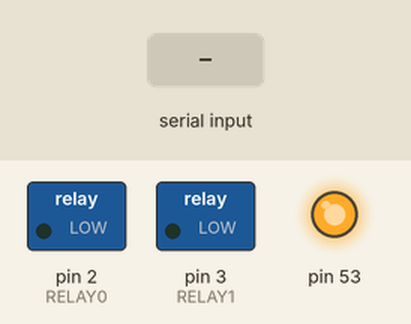
Simulated run of this sketch. Board: Arduino Mega 2560, built with avr-gcc and run on an emulated ATmega2560. Parts: switched loads named in the sketch (green lamp = pin HIGH), output pins drawn as LEDs (lit = HIGH). The inputs (shaded band) are chosen by the test bench. Pins used as bus, display or sensor lines are not drawn.

Above: at 1.2 s.
1.3 s: "r\n" received over Serial
At 2.2 s:
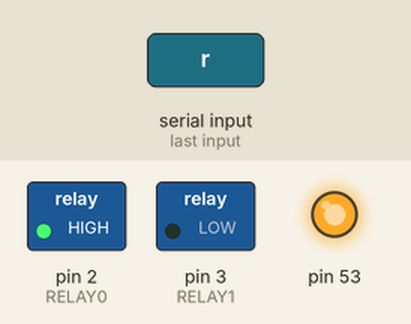
2.8 s: byte 82 ('R') received over Serial
At 3.4 s:
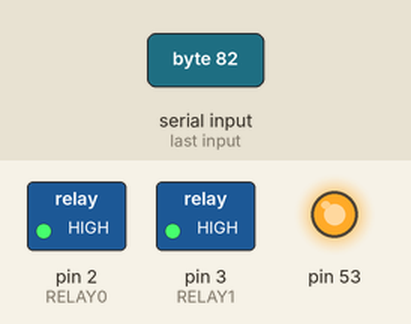
4.3 s: byte 113 ('q') received over Serial
At 5.7 s:
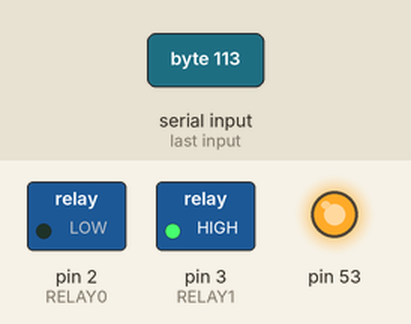
Timing chart, 0 to 7.3 s (numbered marks = the images above; inputs shaded):
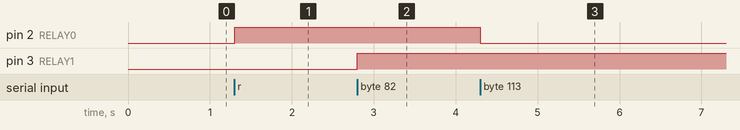

Measured:
- after the input at 1.3 s, pin 2 (RELAY0): LOW → HIGH at once
- after the input at 2.8 s, pin 3 (RELAY1): LOW → HIGH at once
- after the input at 4.3 s, pin 2 (RELAY0): HIGH → LOW at once

The sketch:

Target_making_machine.ino
```cpp
#include <SPI.h>

// for SPI communication with MAX31856 devices
const int CS0 = 16;
const int CS1 = 17;
const int DRDY0 = 22;
const int DRDY1 = 20;
const int FAULT0 = 23;
const int FAULT1 = 21;
const int SPI_speed = 5000*1000;
const int SPI_MODE = SPI_MODE3;

// for controlling the CPC40055ST relays
const int RELAY0 = 2;
const int RELAY1 = 3;

void setup() {
  Serial.begin(115200);
  SPI.begin();

  // initalize the data ready, chip select, fault, and relay pins
  pinMode(CS0, OUTPUT);
  pinMode(CS1, OUTPUT);
  pinMode(DRDY0, INPUT);
  pinMode(DRDY1, INPUT);
  pinMode(FAULT0, INPUT);
  pinMode(FAULT1, INPUT);
  pinMode(RELAY0, OUTPUT);
  pinMode(RELAY1, OUTPUT);

  // set the active-low chip-select pins to high
  digitalWrite(CS0, HIGH);
  digitalWrite(CS1, HIGH);

  // default relays to closed
  digitalWrite(RELAY0, LOW);
  digitalWrite(RELAY1, LOW);
}

void loop() {
}

void serialEvent()
{
  while (Serial.available() > 0) {
    char cmd = Serial.read();

    switch (cmd) {
      // read thermocouple temperature
      case 't':
        read_SPI(CS0, 0x0c, 3);
        break;
      case 'T':
        read_SPI(CS1, 0x0c, 3);
        break;

      // read cold junction temperature
      case 'j':
        read_SPI(CS0, 0x0a, 2);
        break;
      case 'J':
        read_SPI(CS1, 0x0a, 2);
        break;

      // read configuration registers
      case 'c':
        read_SPI(CS0, 0x00, 2);
        break;
      case 'C':
        read_SPI(CS1, 0x00, 2);
        break;

      // write configuration registers
      case 'w':
        write_SPI(CS0, 0x80, 2);
        break;
      case 'W':
        write_SPI(CS1, 0x80, 2);
        break;

      // check for fault conditions
      case 'f':
        fault_check();
        break;

      // relay on
      case 'r':
        digitalWrite(RELAY0, HIGH);
        break;
      case 'R':
        digitalWrite(RELAY1, HIGH);
        break;

      // relay off
      case 'q':
        digitalWrite(RELAY0, LOW);
        break;
      case 'Q':
        digitalWrite(RELAY1, LOW);
        break;
    }
  }
}

void fault_check()
{
  if (digitalRead(FAULT0) == HIGH)
    Serial.print("FAULT:0 ");
  else
    Serial.print("OK:0 ");
  if (digitalRead(FAULT1) == HIGH)
    Serial.print("FAULT:1");
  else
    Serial.print("OK:1");

  Serial.print("\n");
}


/* ============================
 * AUXILIARY FUNCTIONS
   ============================ */

void printBits(byte myByte){
 for(byte mask = 0x80; mask; mask >>= 1){
   if(mask  & myByte)
       Serial.print('1');
   else
       Serial.print('0');
 }
}

void read_SPI(int CS_pin, byte address, int num_reg)
{
  // begin transaction
  SPI.beginTransaction(SPISettings(SPI_speed, MSBFIRST, SPI_MODE));
  digitalWrite(CS_pin, LOW);

  // command to read configuration registers
  SPI.transfer(address);

  // print the returned data to serial
  for (int i=0; i<num_reg; i++) {
    printBits(SPI.transfer(0x00));
    Serial.print(" ");
  }
  Serial.print("\n");

  // end transaction
  digitalWrite(CS_pin, HIGH);
  SPI.endTransaction();
}

void write_SPI(int CS_pin, byte address, int num_reg)
{
  // begin transaction
  SPI.beginTransaction(SPISettings(SPI_speed, MSBFIRST, SPI_MODE3));
  digitalWrite(CS_pin, LOW);

  // command to read configuration registers
  SPI.transfer(address);

  // write serial data to SPI
  for (int i=0; i<num_reg; i++)
    SPI.transfer(Serial.read());

  // end transaction
  digitalWrite(CS_pin, HIGH);
  SPI.endTransaction();
}
```
